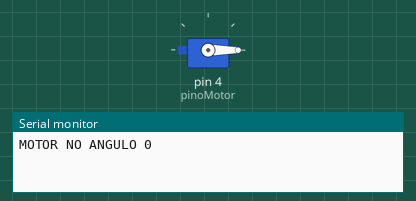
Bench run of a sketch on a simulated Arduino Uno, built with avr-gcc and run on an emulated ATmega328P. Shown: servo, the last lines printed to the serial monitor.

Above: at 0.05 s.
At 3.0 s:
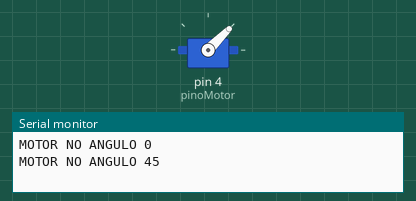
At 6.0 s:
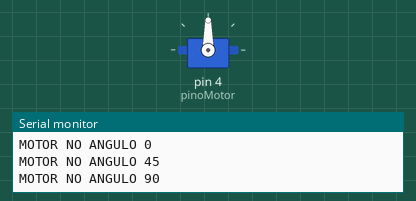
Timing chart, 0 to 7.8 s (numbered marks = the images above):
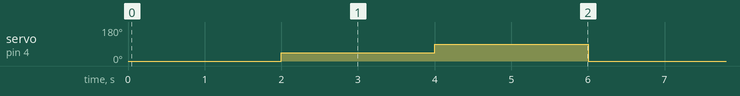

Measured:
- by itself, servo on pin 4 (pinoMotor): repeats every 6.0 s: 90° 2.0 s, 0° 2.0 s, 45° 2.0 s

The sketch:

SERVO.ino
```cpp
/**
   Criado por Paçoca Tech

   Youtube: https://www.youtube.com/channel/UCW6OP5j28zFsnKxpQ2v9CsA
   Instagram: http://instagram.com/pacocatech
   Github: http://github.com/pacocatech
   E-mail: pacocatech@gmail.com


   Manipulando SERVO motor.
*/

#include <Servo.h>

#define pinoMotor 4

//objeto para controlar o motor
Servo motor;

void setup() {
  //iniciando o monitor serial
  Serial.begin(9600);

  //iniciando o objeto que irá controlar o motor
  motor.attach(pinoMotor);

}

void loop() {

  Serial.println("MOTOR NO ANGULO 0");
  //enviamos a posição de 0 para o motor
  motor.write(0);

  //aguardamos 2 segundos
  delay(2000);

  Serial.println("MOTOR NO ANGULO 45");

  //enviamos a posição de 45 para o motor
  motor.write(45);

  //aguardamos 2 segundos
  delay(2000);

  Serial.println("MOTOR NO ANGULO 90");

  //enviamos a posição de 90 para o motor
  motor.write(90);

  //aguardamos 2 segundos
  delay(2000);
}
```
